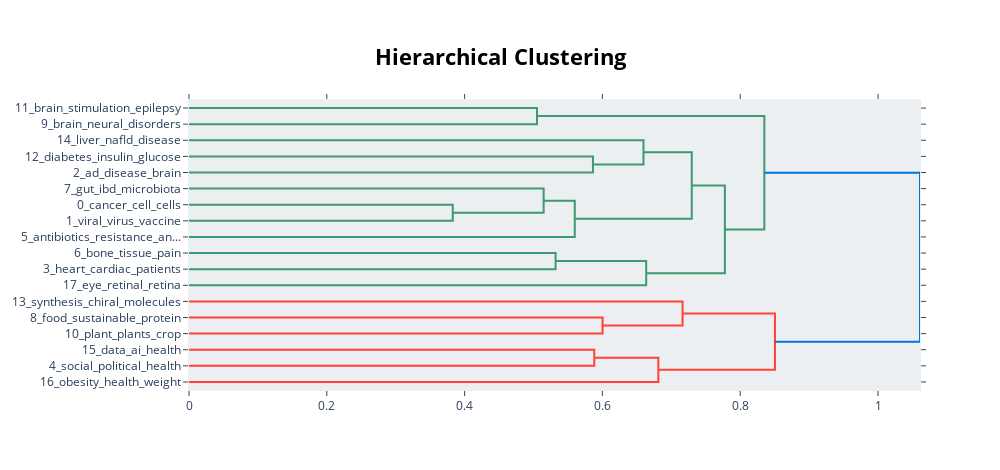

Notebook code cell kept with this figure:
### Code cell
topic_model.visualize_hierarchy(custom_labels=False)

### Figure 1 — Plotly figure (JSON) as saved in the notebook; plotly's stock layout.template omitted (floating-point values rounded to 4 significant figures)
{"data": [{"hoverinfo": "text", "marker": {"color": "rgb(61,153,112)"}, "mode": "lines", "type": "scatter", "x": [0.0, 0.505, 0.505, 0.0], "xaxis": "x", "y": [-5.0, -5.0, -15.0, -15.0], "yaxis": "y"}, {"hoverinfo": "text", "marker": {"color": "rgb(61,153,112)"}, "mode": "lines", "type": "scatter", "x": [0.0, 0.5863, 0.5863, 0.0], "xaxis": "x", "y": [-35.0, -35.0, -45.0, -45.0], "yaxis": "y"}, {"hoverinfo": "text", "marker": {"color": "rgb(61,153,112)"}, "mode": "lines", "type": "scatter", "x": [0.0, 0.6596, 0.6596, 0.5863], "xaxis": "x", "y": [-25.0, -25.0, -40.0, -40.0], "yaxis": "y"}, {"hoverinfo": "text", "marker": {"color": "rgb(61,153,112)"}, "mode": "lines", "type": "scatter", "x": [0.0, 0.3828, 0.3828, 0.0], "xaxis": "x", "y": [-65.0, -65.0, -75.0, -75.0], "yaxis": "y"}, {"hoverinfo": "text", "marker": {"color": "rgb(61,153,112)"}, "mode": "lines", "type": "scatter", "x": [0.0, 0.5147, 0.5147, 0.3828], "xaxis": "x", "y": [-55.0, -55.0, -70.0, -70.0], "yaxis": "y"}, {"hoverinfo": "text", "marker": {"color": "rgb(61,153,112)"}, "mode": "lines", "type": "scatter", "x": [0.5147, 0.5599, 0.5599, 0.0], "xaxis": "x", "y": [-62.5, -62.5, -85.0, -85.0], "yaxis": "y"}, {"hoverinfo": "text", "marker": {"color": "rgb(61,153,112)"}, "mode": "lines", "type": "scatter", "x": [0.6596, 0.7297, 0.7297, 0.5599], "xaxis": "x", "y": [-32.5, -32.5, -73.75, -73.75], "yaxis": "y"}, {"hoverinfo": "text", "marker": {"color": "rgb(61,153,112)"}, "mode": "lines", "type": "scatter", "x": [0.0, 0.5321, 0.5321, 0.0], "xaxis": "x", "y": [-95.0, -95.0, -105.0, -105.0], "yaxis": "y"}, {"hoverinfo": "text", "marker": {"color": "rgb(61,153,112)"}, "mode": "lines", "type": "scatter", "x": [0.5321, 0.6636, 0.6636, 0.0], "xaxis": "x", "y": [-100.0, -100.0, -115.0, -115.0], "yaxis": "y"}, {"hoverinfo": "text", "marker": {"color": "rgb(61,153,112)"}, "mode": "lines", "type": "scatter", "x": [0.7297, 0.7778, 0.7778, 0.6636], "xaxis": "x", "y": [-53.12, -53.12, -107.5, -107.5], "yaxis": "y"}, {"hoverinfo": "text", "marker": {"color": "rgb(61,153,112)"}, "mode": "lines", "type": "scatter", "x": [0.505, 0.835, 0.835, 0.7778], "xaxis": "x", "y": [-10.0, -10.0, -80.31, -80.31], "yaxis": "y"}, {"hoverinfo": "text", "marker": {"color": "rgb(255,65,54)"}, "mode": "lines", "type": "scatter", "x": [0.0, 0.6002, 0.6002, 0.0], "xaxis": "x", "y": [-135.0, -135.0, -145.0, -145.0], "yaxis": "y"}, {"hoverinfo": "text", "marker": {"color": "rgb(255,65,54)"}, "mode": "lines", "type": "scatter", "x": [0.0, 0.7163, 0.7163, 0.6002], "xaxis": "x", "y": [-125.0, -125.0, -140.0, -140.0], "yaxis": "y"}, {"hoverinfo": "text", "marker": {"color": "rgb(255,65,54)"}, "mode": "lines", "type": "scatter", "x": [0.0, 0.5882, 0.5882, 0.0], "xaxis": "x", "y": [-155.0, -155.0, -165.0, -165.0], "yaxis": "y"}, {"hoverinfo": "text", "marker": {"color": "rgb(255,65,54)"}, "mode": "lines", "type": "scatter", "x": [0.5882, 0.6812, 0.6812, 0.0], "xaxis": "x", "y": [-160.0, -160.0, -175.0, -175.0], "yaxis": "y"}, {"hoverinfo": "text", "marker": {"color": "rgb(255,65,54)"}, "mode": "lines", "type": "scatter", "x": [0.7163, 0.8504, 0.8504, 0.6812], "xaxis": "x", "y": [-132.5, -132.5, -167.5, -167.5], "yaxis": "y"}, {"hoverinfo": "text", "marker": {"color": "rgb(0,116,217)"}, "mode": "lines", "type": "scatter", "x": [0.835, 1.061, 1.061, 0.8504], "xaxis": "x", "y": [-45.16, -45.16, -150.0, -150.0], "yaxis": "y"}], "layout": {"autosize": false, "height": 470, "hoverlabel": {"bgcolor": "white", "font": {"family": "Rockwell", "size": 16}}, "hovermode": "closest", "plot_bgcolor": "#ECEFF1", "showlegend": false, "title": {"font": {"color": "Black", "size": 22}, "text": "<b>Hierarchical Clustering</b>", "x": 0.5, "xanchor": "center", "yanchor": "top"}, "width": 1000, "xaxis": {"mirror": "allticks", "rangemode": "tozero", "showgrid": false, "showline": true, "showticklabels": true, "ticks": "outside", "type": "linear", "zeroline": false}, "yaxis": {"mirror": "allticks", "range": [-180, 0], "rangemode": "tozero", "showgrid": false, "showline": true, "showticklabels": true, "tickmode": "array", "ticks": "outside", "ticktext": ["11_brain_stimulation_epilepsy", "9_brain_neural_disorders", "14_liver_nafld_disease", "12_diabetes_insulin_glucose", "2_ad_disease_brain", "7_gut_ibd_microbiota", "0_cancer_cell_cells", "1_viral_virus_vaccine", "5_antibiotics_resistance_an...", "6_bone_tissue_pain", "3_heart_cardiac_patients", "17_eye_retinal_retina", "13_synthesis_chiral_molecules", "8_food_sustainable_protein", "10_plant_plants_crop", "15_data_ai_health", "4_social_political_health", "16_obesity_health_weight"], "tickvals": [-5, -15, -25, -35, -45, -55, -65, -75, -85, -95, -105, -115, -125, -135, -145, -155, -165, -175], "type": "linear", "zeroline": false}}}
